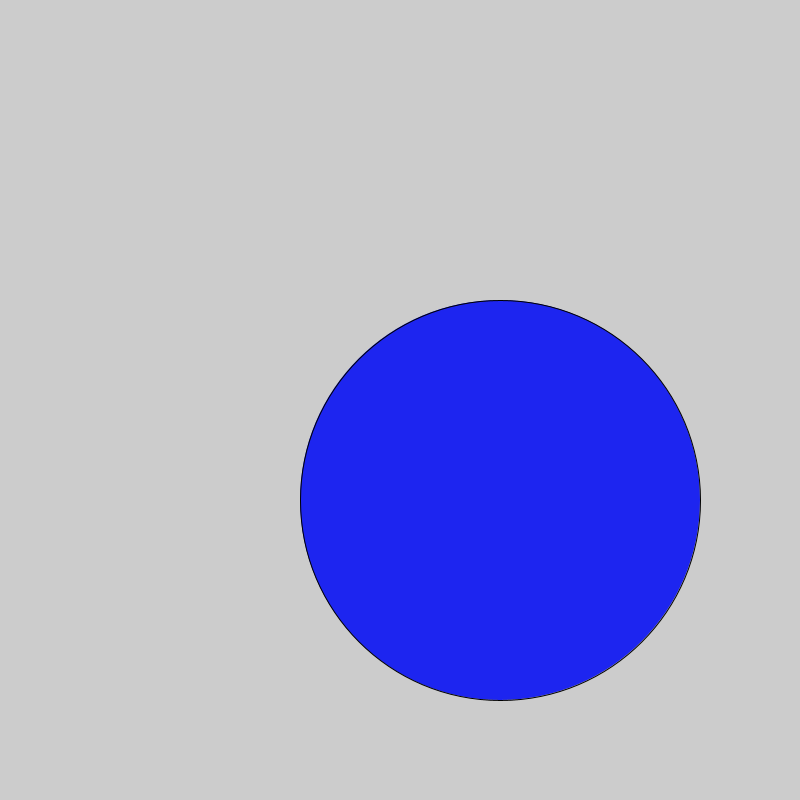
Frame 1 (no input)
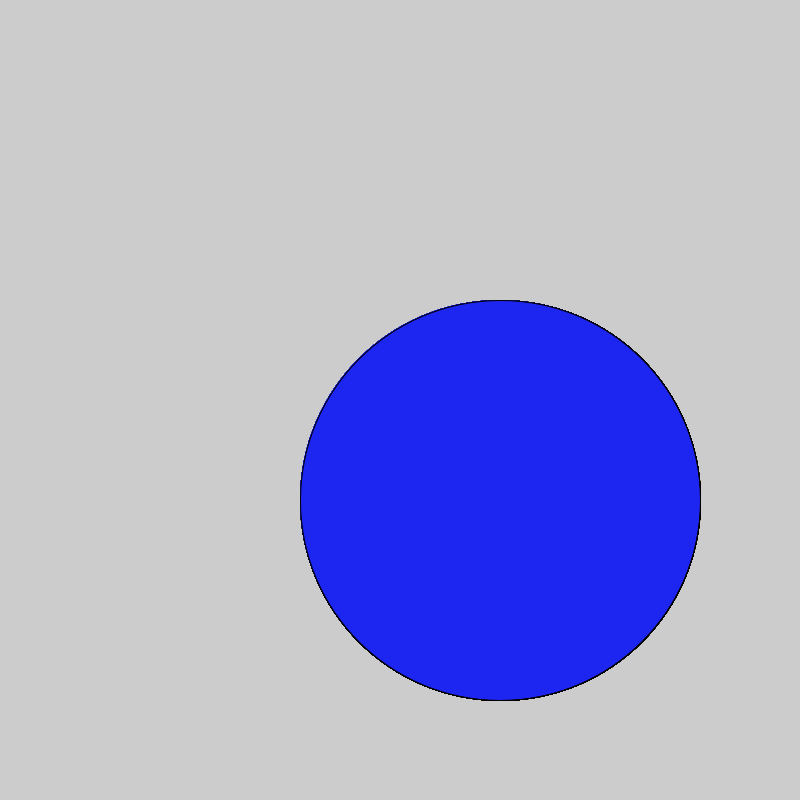
Frame 60 (the mouse pressed at the canvas centre just before this capture)
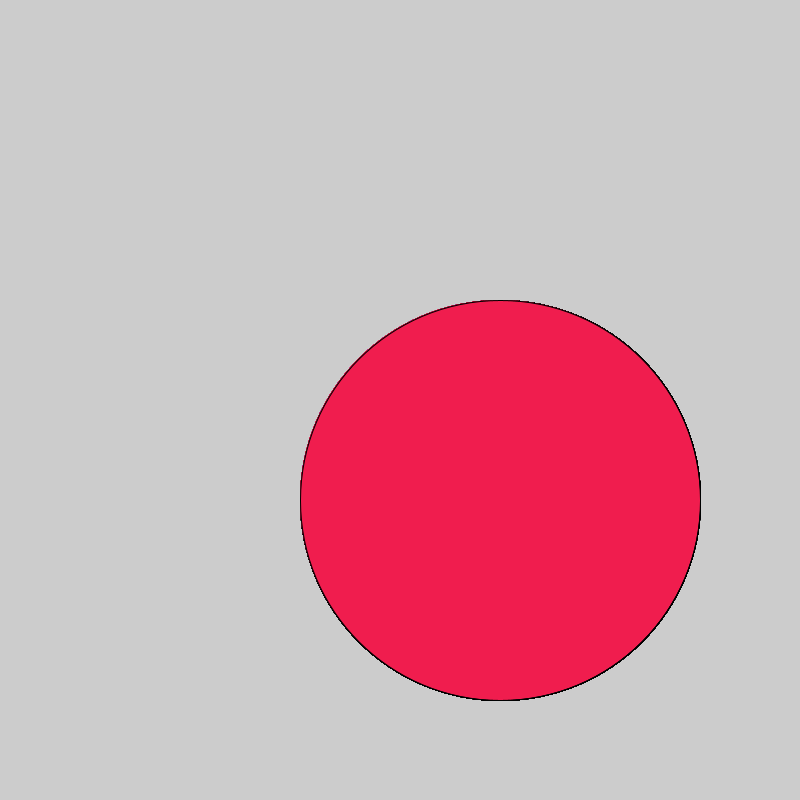
Frame 120 (the mouse held since frame 60 and released just before this capture)

The Processing sketch that drew these frames (run headless with seeded random() and noise(); from frame 60 on, the mouse is pressed at the canvas centre):

// Processing sketch: logical_dot
// ── logical_dot.pde
 void setup() {
  size(800, 800);
}

void draw() {
  
   fill(240,29,78);

   if(mousePressed){
     
     fill(240,29,78);
     
   }else{
     
     fill(29,37,240);
   }
   ellipse(500,500,400,400);


// Copyright Wintriss Technical Schools 2013



}
